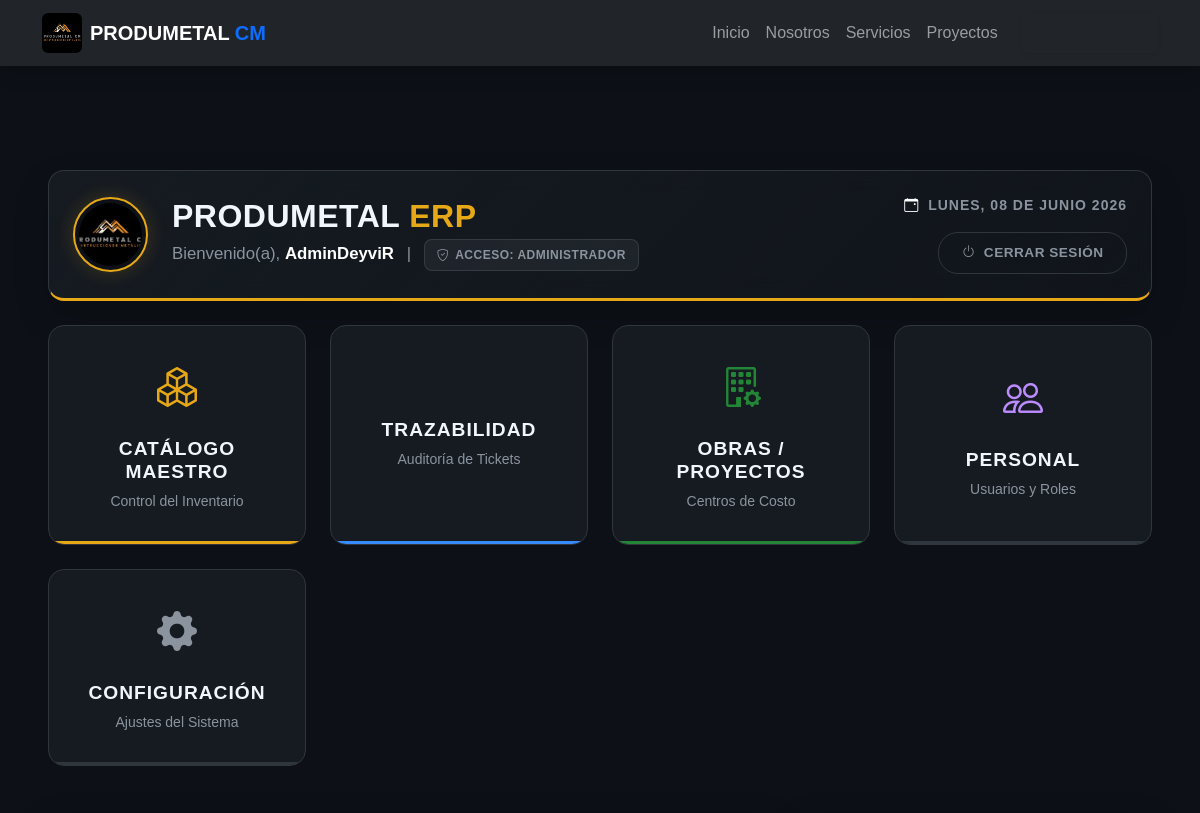
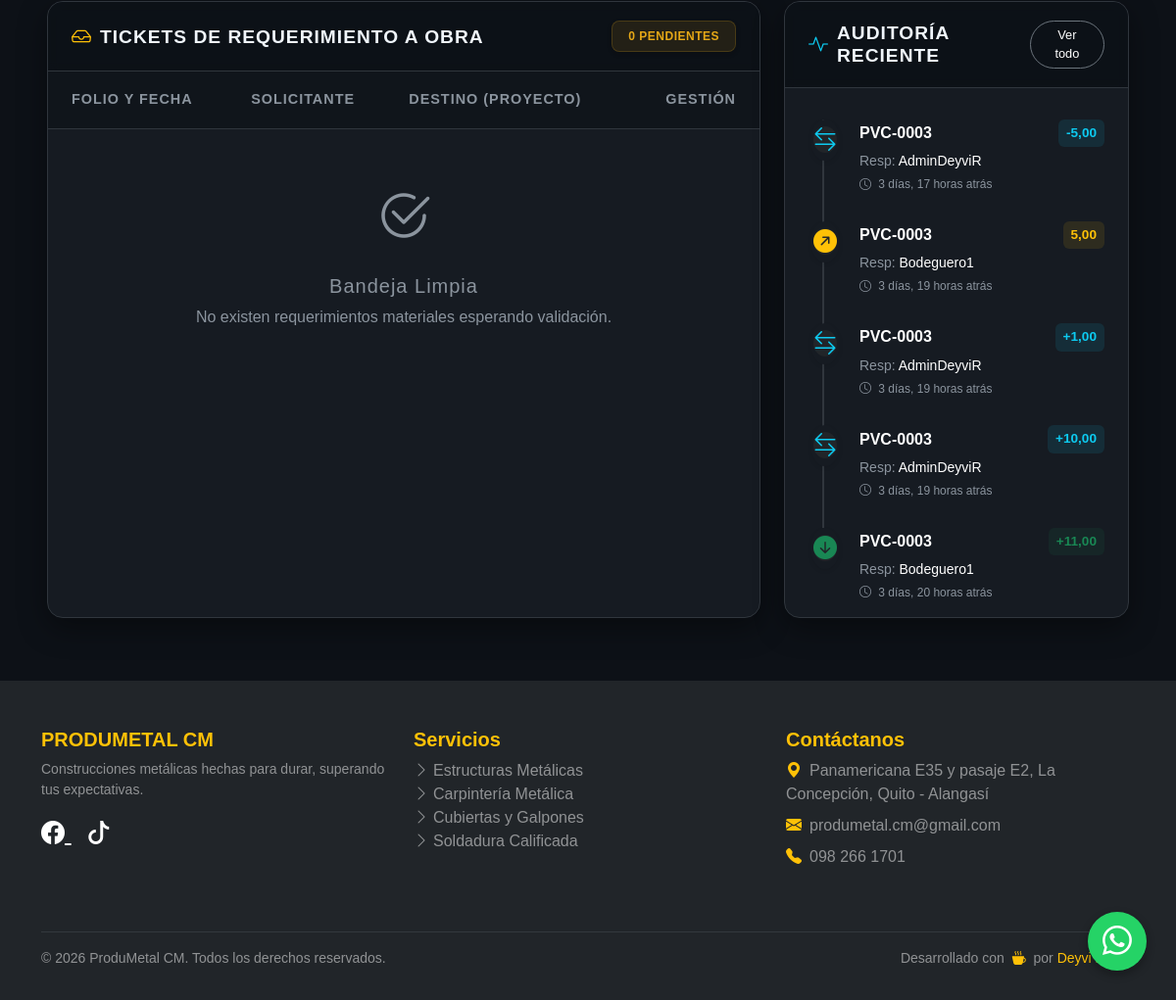
/erp/dashboard/ (signed in), run on the app's committed database (2 pictures, top to bottom).
### web/models.py (models this page shows, shortened)
class MovimientoInventario(models.Model):
    TIPO_MOVIMIENTO = [
        ('INGRESO', 'Ingreso por Compra (Abastecimiento)'),
        ('SALIDA', 'Salida por Requerimiento (Despacho)'),
        ('AJUSTE', 'Ajuste Manual de Inventario'),
        ('VENTA', 'Venta a Terceros'),
        ('TRANSFERENCIA', 'Transferencia entre Bodegas'),
    ]
    material = models.ForeignKey(Material, on_delete=models.PROTECT, related_name='movimientos')
    tipo = models.CharField(max_length=15, choices=TIPO_MOVIMIENTO)
    cantidad = models.DecimalField(max_digits=10, decimal_places=2)
    bodega_origen = models.ForeignKey(Bodega, on_delete=models.SET_NULL, null=True, blank=True, related_name='movimientos_salida')
    bodega_destino = models.ForeignKey(Bodega, on_delete=models.SET_NULL, null=True, blank=True, related_name='movimientos_ingreso')
    fecha_hora = models.DateTimeField(default=timezone.now)
    responsable = models.ForeignKey(User, on_delete=models.SET_NULL, null=True, blank=True)
    requerimiento_asociado = models.ForeignKey('Requerimiento', on_delete=models.SET_NULL, null=True, blank=True)
    orden_compra_asociada = models.ForeignKey('OrdenCompra', on_delete=models.SET_NULL, null=True, blank=True)
    observaciones = models.TextField(blank=True, null=True)
    certificado_calidad = models.FileField(
        upload_to='certificados/%Y/%m/%d/', blank=True, null=True,
        validators=[FileExtensionValidator(allowed_extensions=['pdf'])],
        help_text="Certificado de calidad subido por bodega"
    )
    history = HistoricalRecords()

class Material(models.Model):
    categoria = models.ForeignKey(Categoria, on_delete=models.PROTECT)
    sku = models.CharField(
        max_length=50, unique=True, blank=True, editable=False,
        help_text="Código único auto-generado"
    )
    nombre = models.CharField(
        max_length=200,
        help_text="Nombre comercial o norma técnica"
    )
    descripcion = models.TextField(blank=True, null=True)
    stock_actual = models.DecimalField(
        max_digits=10, decimal_places=2, default=0.00,
        help_text="Stock Total (Suma de bodegas). Denormalizado para reportes rápidos."
    )
    stock_minimo = models.DecimalField(
        max_digits=10, decimal_places=2, default=5.00,
        help_text="Umbral para alertas de reabastecimiento"
    )
    precio_base = models.DecimalField(
        max_digits=10, decimal_places=2, default=0.00,
        help_text="Precio unitario sin impuesto"
    )
    impuesto_porcentaje = models.DecimalField(
        max_digits=5, decimal_places=2, default=15.00,
        help_text="Porcentaje de impuesto (IVA, etc)"
    )
    is_active = models.BooleanField(
        default=True,
        help_text="Desmarcar para borrado lógico (mantiene histórico)"
    )
    fecha_creacion = models.DateTimeField(auto_now_add=True)
    fecha_modificacion = models.DateTimeField(auto_now=True)
    history = HistoricalRecords()
    class Meta:
        verbose_name_plural = "Inventario (Materiales y Consumibles)"
        ordering = ['-fecha_creacion']
        indexes = [
            models.Index(fields=['sku']),
            models.Index(fields=['categoria', 'is_active']),
        ]

### web/views.py (the view, shortened to what this page needs)
# urls.py: path('erp/dashboard/', views.dashboard_erp, name='dashboard_erp'),
@login_required(login_url='login')
def dashboard_erp(request):
    usuario = request.user
    context = {}
    Bodega.objects.get_or_create(nombre='Bodega Central', defaults={'is_principal': True})
    if es_admin(usuario):
        context['rol'] = 'Administrador'
        context['tickets_pendientes'] = Requerimiento.objects.filter(estado='PENDIENTE').order_by('fecha_solicitud')
        context['ultimos_movimientos'] = MovimientoInventario.objects.all().order_by('-fecha_hora')[:5]
        context['cotizaciones_pendientes'] = SolicitudCompra.objects.filter(estado='COTIZADO').order_by('fecha_creacion')
        context['alertas_oc'] = OrdenCompra.objects.filter(estado='RECIBIDA_PARCIAL')
    elif es_comprador(usuario):
        context['rol'] = 'Compras'
        context['solicitudes_compras'] = SolicitudCompra.objects.filter(estado='ENVIADO_A_COMPRAS').order_by('-fecha_creacion')
        context['alertas_oc'] = OrdenCompra.objects.filter(estado='RECIBIDA_PARCIAL')
    else:
        context['rol'] = 'Solicitante'
        context['mis_requerimientos'] = Requerimiento.objects.filter(solicitante=usuario).order_by('-fecha_solicitud')
    return render(request, 'web/erp/dashboard.html', context)

### web/views.py (called while the page is built)
def es_admin(user):
    return user.is_superuser

### web/templates/web/erp/dashboard.html (shortened to what this page needs)
{% extends 'web/base.html' %}
{% load static %}
{% block content %}
<div class="container-fluid px-3 px-xl-5 erp-container">
    <div class="dashboard-banner p-4 mb-4 fade-up">
        <div class="d-flex flex-column flex-md-row justify-content-between align-items-center gap-3">
            <div class="d-flex align-items-center gap-4 flex-column flex-md-row text-center text-md-start">
                <img src="{% static 'web/img/logo.jpg' %}" alt="Logo ProduMetal" class="rounded-circle company-logo-dashboard">
                <div>
                    <h3 class="title-erp mb-1 fs-2">ProduMetal <span>ERP</span></h3>
                    <p class="mb-0 text-muted" style="font-size: 1.05rem;">
                        Bienvenido(a), <span class="fw-bold text-white">{{ request.user.first_name|default:request.user.username }}</span>
                        <span class="d-none d-md-inline mx-2 text-secondary">|</span>
                        <span class="badge-soft badge-soft-secondary mt-2 mt-md-0 shadow-none">
                            <i class="bi bi-shield-check"></i> ACCESO: {{ rol }}
                        </span>
                    </p>
                </div>
            </div>
            <div class="text-center text-md-end mt-2 mt-md-0">
                <div class="text-muted small fw-bold text-uppercase mb-3" style="letter-spacing: 1px;">
                    <i class="bi bi-calendar-event me-1 text-white"></i> {% now "l, d \d\e F Y" %}
                </div>
                <a href="{% url 'logout' %}" class="btn-logout d-inline-flex align-items-center">
                    <i class="bi bi-power me-2"></i> Cerrar Sesión
                </a>
            </div>
        </div>
    </div>
    {% if rol == 'Administrador' %}
    <div class="action-card-grid mb-5 fade-up delay-1" style="grid-template-columns: repeat(auto-fit, minmax(220px, 1fr));">
        <a href="{% url 'inventario_actual' %}" class="action-card card-amber">
            <div class="action-icon" style="color: var(--pm-amber);"><i class="bi bi-boxes"></i></div>
            <h6>Catálogo Maestro</h6>
            <p class="small text-muted mt-2 mb-0">Control del Inventario</p>
        </a>
        <a href="{% url 'trazabilidad_requerimientos' %}" class="action-card card-blue">
            <h6>Trazabilidad</h6>
            <p class="small text-muted mt-2 mb-0">Auditoría de Tickets</p>
        </a>
        <a href="{% url 'gestionar_proyectos' %}" class="action-card card-green">
            <div class="action-icon" style="color: var(--pm-green);"><i class="bi bi-building-gear"></i></div>
            <h6>Obras / Proyectos</h6>
            <p class="small text-muted mt-2 mb-0">Centros de Costo</p>
        </a>
        <a href="{% url 'gestionar_empleados' %}" class="action-card card-purple">
            <div class="action-icon" style="color: var(--pm-purple);"><i class="bi bi-people"></i></div>
            <h6>Personal</h6>
            <p class="small text-muted mt-2 mb-0">Usuarios y Roles</p>
        </a>
        <a href="{% url 'configuracion_erp' %}" class="action-card card-secondary">
            <div class="action-icon text-secondary"><i class="bi bi-gear-fill"></i></div>
            <h6>Configuración</h6>
            <p class="small text-muted mt-2 mb-0">Ajustes del Sistema</p>
        </a>
    </div>
    <div class="row g-4 mb-4">
        <div class="col-12 col-xl-8 fade-up delay-3">
            <div class="card card-minimal h-100">
                <div class="card-header-custom d-flex justify-content-between align-items-center">
                    <h6><i class="bi bi-inbox text-warning me-2 fs-5"></i> Tickets de Requerimiento a Obra</h6>
                    <span class="badge-soft badge-soft-warning px-3">{{ tickets_pendientes.count }} Pendientes</span>
                </div>
                <div class="card-body p-0">
                    <div class="table-responsive">
                        <table class="table table-modern mb-0">
                            <thead>
                                <tr>
                                    <th class="ps-4">Folio y Fecha</th>
                                    <th>Solicitante</th>
                                    <th>Destino (Proyecto)</th>
                                    <th class="text-end pe-4">Gestión</th>
                                </tr>
                            </thead>
                            <tbody>
                                {% for req in tickets_pendientes %}
                                <tr>
                                    <td class="ps-4 text-nowrap">
                                        <div class="fw-bold fs-6" style="color: var(--pm-amber);">{{ req.folio }}</div>
                                        <div class="text-muted small mt-1"><i class="bi bi-clock me-1"></i>{{ req.fecha_solicitud|date:"d M, Y" }}</div>
                                    </td>
                                    <td>
                                        <div class="d-flex align-items-center">
                                            <div class="rounded-circle d-flex justify-content-center align-items-center me-3 text-white shadow-sm d-none d-sm-flex" style="width: 38px; height: 38px; font-size: 1rem; font-weight: bold; background: var(--pm-border);">
                                                {{ req.solicitante.username|make_list|first|upper }}
                                            </div>
                                            <div>
                                                <div class="fw-semibold text-white">{{ req.solicitante.get_full_name|default:req.solicitante.username }}</div>
                                                <div class="text-muted" style="font-size: 0.75rem;">Técnico / Operario</div>
                                            </div>
                                        </div>
                                    </td>
                                    <td><span class="badge-soft badge-soft-secondary"><i class="bi bi-geo-alt me-1"></i><span class="d-inline-block text-truncate" style="max-width: 120px;">{{ req.proyecto.centro_costos }}</span></span></td>
                                    <td class="text-end pe-4">
                                        <a href="{% url 'revisar_requerimiento_items' req.id %}" class="btn btn-sm btn-pm-amber shadow-sm px-3 py-2 text-uppercase text-nowrap" style="font-family: var(--font-display); letter-spacing: 0.5px;">
                                            <i class="bi bi-ui-checks-grid"></i> <span class="d-none d-md-inline ms-1">Inspeccionar</span>
                                        </a>
                                    </td>
                                </tr>
                                {% empty %}
                                <tr>
                                    <td colspan="4" class="text-center py-5">
                                        <i class="bi bi-check2-circle text-muted" style="font-size: 3.5rem;"></i>
                                        <h5 class="mt-3" style="font-family: var(--font-display); color: var(--pm-text-muted); letter-spacing: 1px;">Bandeja Limpia</h5>
                                        <p class="text-muted mb-0">No existen requerimientos materiales esperando validación.</p>
                                    </td>
                                </tr>
                                {% endfor %}
                            </tbody>
                        </table>
                    </div>
                </div>
            </div>
        </div>
        <div class="col-12 col-xl-4 fade-up delay-4">
            <div class="card card-minimal h-100">
                <div class="card-header-custom d-flex justify-content-between align-items-center">
                    <h6><i class="bi bi-activity text-info me-2 fs-5"></i> Auditoría Reciente</h6>
                    <a href="{% url 'historial_movimientos' %}" class="btn btn-sm btn-outline-secondary py-1 text-white border-secondary rounded-pill px-3" style="font-size: 0.8rem;">Ver todo</a>
                </div>
                <div class="card-body px-4 pt-4 pb-3">
                    <div class="mt-2">
                        {% for mov in ultimos_movimientos %}
                        <div class="timeline-item">
                            <div class="timeline-icon shadow-sm">
                                {% if mov.tipo == 'INGRESO' %}
                                    <i class="bi bi-arrow-down-circle-fill text-success fs-4 bg-dark rounded-circle"></i>
                                {% elif mov.tipo == 'SALIDA' or mov.tipo == 'VENTA' %}
                                    <i class="bi bi-arrow-up-right-circle-fill text-warning fs-4 bg-dark rounded-circle"></i>
                                {% else %}
                                    <i class="bi bi-arrow-left-right text-info fs-4 bg-dark rounded-circle"></i>
                                {% endif %}
                            </div>
                            <div>
                                <div class="d-flex justify-content-between align-items-center mb-1">
                                    <span class="fw-bold text-white fs-6 text-truncate pe-2" style="max-width: 150px;">{{ mov.material.sku }}</span>
                                    <span class="fw-bold px-2 py-1 rounded text-nowrap {% if mov.tipo == 'INGRESO' %}bg-success bg-opacity-10 text-success{% elif mov.tipo == 'SALIDA' or mov.tipo == 'VENTA' %}bg-warning bg-opacity-10 text-warning{% else %}bg-info bg-opacity-10 text-info{% endif %}" style="font-size: 0.85rem;">
                                        {% if mov.tipo == 'INGRESO' or mov.tipo == 'AJUSTE' and mov.cantidad > 0 %}+{% endif %}{{ mov.cantidad }}
                                    </span>
                                </div>
                                <div class="text-muted small">Resp: <span class="text-white">{{ mov.responsable.username }}</span></div>
                                <div class="text-muted mt-1" style="font-size: 0.75rem;"><i class="bi bi-clock me-1"></i> {{ mov.fecha_hora|timesince }} atrás</div>
                            </div>
                        </div>
                        {% empty %}
                        <div class="text-center py-4">
                            <i class="bi bi-wind text-muted" style="font-size: 2.5rem;"></i>
                            <p class="text-muted small mt-3">Sin actividad logística reciente.</p>
                        </div>
                        {% endfor %}
                    </div>
                </div>
            </div>
        </div>
    </div>
    {% endif %}
</div>
{% endblock %}

### web/static/web/css/estilos.css (style rules this page uses)
body { padding-top: 70px; font-family: 'Segoe UI', Tahoma, Geneva, Verdana, sans-serif; }

### data on the page
MovimientoInventario: tipo "AJUSTE" (drawn), material.sku "PVC-0003", cantidad "-5,00", responsable.username "AdminDeyviR", fecha_hora "3 días, 17 horas"
MovimientoInventario: tipo "SALIDA" (drawn), material.sku "PVC-0003", cantidad "5,00", responsable.username "Bodeguero1", fecha_hora "3 días, 19 horas"
MovimientoInventario: tipo "AJUSTE" (drawn), material.sku "PVC-0003", cantidad "1,00", responsable.username "AdminDeyviR", fecha_hora "3 días, 19 horas"
MovimientoInventario: tipo "AJUSTE" (drawn), material.sku "PVC-0003", cantidad "10,00", responsable.username "AdminDeyviR", fecha_hora "3 días, 19 horas"
MovimientoInventario: tipo "INGRESO" (drawn), material.sku "PVC-0003", cantidad "11,00", responsable.username "Bodeguero1", fecha_hora "3 días, 20 horas"

### other printed values
{{ request.user.first_name|default:request.user.username }} "AdminDeyviR"
{{ rol }} "ADMINISTRADOR"
{{ tickets_pendientes.count }} "0"
